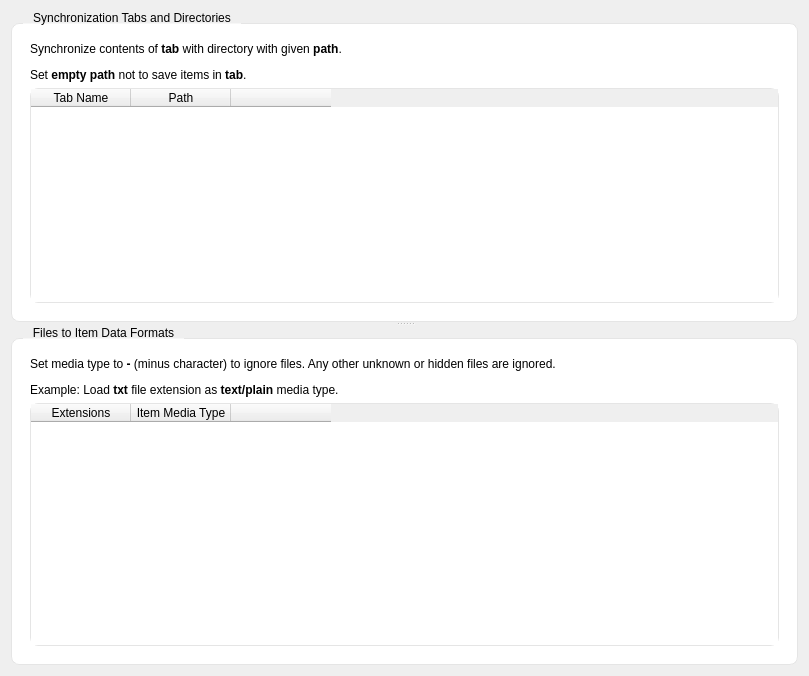
<?xml version="1.0" encoding="UTF-8"?>
<ui version="4.0">
 <class>ItemSyncSettings</class>
 <widget class="QWidget" name="ItemSyncSettings">
  <property name="styleSheet">
   <string>
QLineEdit, QComboBox, QSpinBox, QDoubleSpinBox { border-radius: 4px; border: 1px solid #D1D1D1; padding: 5px 8px; min-height: 24px; background: #FFFFFF; }
QComboBox:focus, QLineEdit:focus, QSpinBox:focus, QDoubleSpinBox:focus { border: 1px solid #0078D4; }
QPushButton { border-radius: 4px; padding: 5px 12px; min-height: 24px; border: 1px solid #E5E5E5; background: #FBFBFB; }
QPushButton:hover { background: #F5F5F5; }
QPushButton:pressed { background: #E5E5E5; }
QPushButton:default { background: #0078D4; color: #FFFFFF; border: 1px solid #0078D4; }
QPushButton:default:hover { background: #106EBE; }
QCheckBox { spacing: 8px; }
QGroupBox { border-radius: 8px; border: 1px solid #E5E5E5; margin-top: 12px; padding: 12px; background: #FFFFFF; }
QGroupBox::title { subcontrol-origin: margin; subcontrol-position: top left; padding: 0 8px; left: 12px; }
QListWidget, QTreeWidget, QTableWidget { border-radius: 8px; border: 1px solid #E5E5E5; }
QScrollBar:vertical { border: none; background: transparent; width: 8px; margin: 0; }
QScrollBar::handle:vertical { background: #C0C0C0; border-radius: 4px; min-height: 24px; }
QScrollBar::handle:vertical:hover { background: #A0A0A0; }
QScrollBar::add-line:vertical, QScrollBar::sub-line:vertical { height: 0; }
QScrollBar:horizontal { border: none; background: transparent; height: 8px; margin: 0; }
QScrollBar::handle:horizontal { background: #C0C0C0; border-radius: 4px; min-width: 24px; }
QScrollBar::handle:horizontal:hover { background: #A0A0A0; }
QScrollBar::add-line:horizontal, QScrollBar::sub-line:horizontal { width: 0; }
   </string>
  </property>

  <property name="geometry">
   <rect>
    <x>0</x>
    <y>0</y>
    <width>809</width>
    <height>676</height>
   </rect>
  </property>
  <layout class="QVBoxLayout" name="verticalLayout_3">
   <item>
    <widget class="QSplitter" name="splitter">
     <property name="orientation">
      <enum>Qt::Vertical</enum>
     </property>
     <widget class="QWidget" name="verticalLayoutWidget">
      <layout class="QVBoxLayout" name="verticalLayout">
       <item>
        <widget class="QGroupBox" name="groupBox">
         <property name="title">
          <string>Synchronization Tabs and Directories</string>
         </property>
         <layout class="QVBoxLayout" name="verticalLayout_4">
          <property name="leftMargin">
           <number>6</number>
          </property>
          <property name="topMargin">
           <number>6</number>
          </property>
          <property name="rightMargin">
           <number>6</number>
          </property>
          <property name="bottomMargin">
           <number>6</number>
          </property>
          <item>
           <widget class="QLabel" name="label_4">
            <property name="text">
             <string>&lt;p&gt;Synchronize contents of &lt;strong&gt;tab&lt;/strong&gt; with directory with given &lt;strong&gt;path&lt;/strong&gt;.&lt;/p&gt;
&lt;p&gt;Set &lt;strong&gt;empty path&lt;/strong&gt; not to save items in &lt;strong&gt;tab&lt;/strong&gt;.&lt;/p&gt;</string>
            </property>
            <property name="wordWrap">
             <bool>true</bool>
            </property>
           </widget>
          </item>
          <item>
           <widget class="QTableWidget" name="tableWidgetSyncTabs">
            <property name="alternatingRowColors">
             <bool>true</bool>
            </property>
            <property name="showGrid">
             <bool>false</bool>
            </property>
            <attribute name="verticalHeaderVisible">
             <bool>false</bool>
            </attribute>
            <column>
             <property name="text">
              <string>Tab Name</string>
             </property>
            </column>
            <column>
             <property name="text">
              <string>Path</string>
             </property>
            </column>
            <column>
             <property name="text">
              <string/>
             </property>
            </column>
           </widget>
          </item>
         </layout>
        </widget>
       </item>
      </layout>
     </widget>
     <widget class="QWidget" name="verticalLayoutWidget_2">
      <layout class="QVBoxLayout" name="verticalLayout_2">
       <item>
        <widget class="QGroupBox" name="groupBox_2">
         <property name="title">
          <string>Files to Item Data Formats</string>
         </property>
         <layout class="QVBoxLayout" name="verticalLayout_5">
          <property name="leftMargin">
           <number>6</number>
          </property>
          <property name="topMargin">
           <number>6</number>
          </property>
          <property name="rightMargin">
           <number>6</number>
          </property>
          <property name="bottomMargin">
           <number>6</number>
          </property>
          <item>
           <widget class="QLabel" name="label_3">
            <property name="text">
             <string>&lt;p&gt;Set media type to &lt;strong&gt;-&lt;/strong&gt; (minus character) to ignore files. Any other unknown or hidden files are ignored.&lt;/p&gt;
&lt;p&gt;Example: Load &lt;strong&gt;txt&lt;/strong&gt; file extension as &lt;strong&gt;text/plain&lt;/strong&gt; media type.&lt;/p&gt;</string>
            </property>
            <property name="wordWrap">
             <bool>true</bool>
            </property>
           </widget>
          </item>
          <item>
           <widget class="QTableWidget" name="tableWidgetFormatSettings">
            <attribute name="verticalHeaderVisible">
             <bool>false</bool>
            </attribute>
            <column>
             <property name="text">
              <string>Extensions</string>
             </property>
            </column>
            <column>
             <property name="text">
              <string>Item Media Type</string>
             </property>
            </column>
            <column>
             <property name="text">
              <string/>
             </property>
            </column>
           </widget>
          </item>
         </layout>
        </widget>
       </item>
      </layout>
     </widget>
    </widget>
   </item>
  </layout>
 </widget>
 <resources/>
 <connections/>
</ui>
